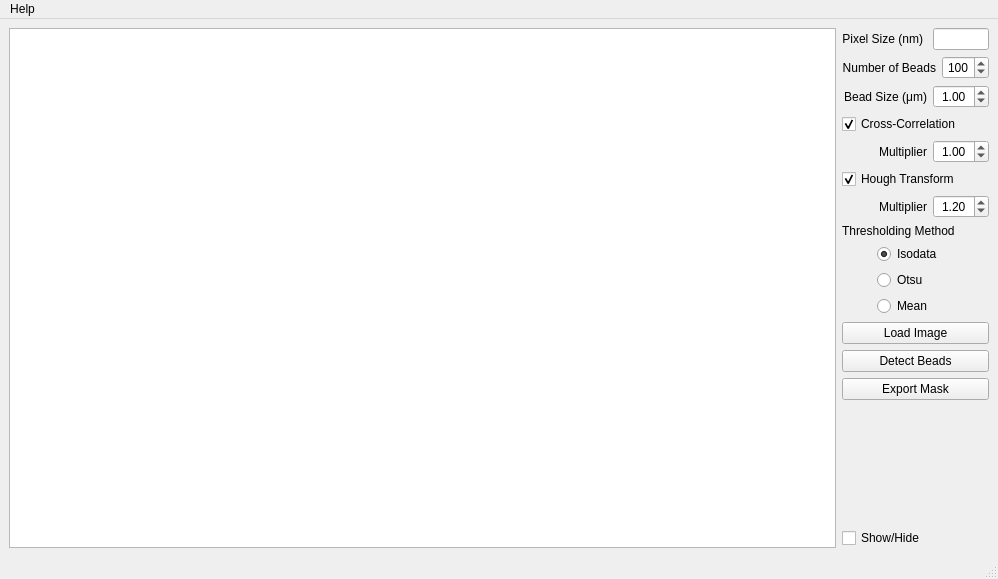
<?xml version="1.0" encoding="UTF-8"?>
<ui version="4.0">
 <class>MainWindow</class>
 <widget class="QMainWindow" name="MainWindow">
  <property name="geometry">
   <rect>
    <x>0</x>
    <y>0</y>
    <width>998</width>
    <height>579</height>
   </rect>
  </property>
  <property name="windowTitle">
   <string>Detect Beads</string>
  </property>
  <widget class="QWidget" name="centralwidget">
   <layout class="QHBoxLayout" name="horizontalLayout">
    <item>
     <widget class="QGraphicsView" name="graphicsView">
      <property name="sizePolicy">
       <sizepolicy hsizetype="Preferred" vsizetype="Preferred">
        <horstretch>0</horstretch>
        <verstretch>0</verstretch>
       </sizepolicy>
      </property>
      <property name="minimumSize">
       <size>
        <width>768</width>
        <height>512</height>
       </size>
      </property>
     </widget>
    </item>
    <item>
     <layout class="QVBoxLayout" name="verticalLayout_options">
      <item>
       <layout class="QHBoxLayout" name="horizontalLayout_pxSize">
        <item>
         <spacer name="horizontalSpacer">
          <property name="orientation">
           <enum>Qt::Horizontal</enum>
          </property>
          <property name="sizeType">
           <enum>QSizePolicy::Preferred</enum>
          </property>
          <property name="sizeHint" stdset="0">
           <size>
            <width>0</width>
            <height>20</height>
           </size>
          </property>
         </spacer>
        </item>
        <item>
         <widget class="QLabel" name="label_pxSize">
          <property name="sizePolicy">
           <sizepolicy hsizetype="Preferred" vsizetype="Preferred">
            <horstretch>0</horstretch>
            <verstretch>0</verstretch>
           </sizepolicy>
          </property>
          <property name="text">
           <string>Pixel Size (nm)</string>
          </property>
          <property name="alignment">
           <set>Qt::AlignRight|Qt::AlignTrailing|Qt::AlignVCenter</set>
          </property>
         </widget>
        </item>
        <item alignment="Qt::AlignRight">
         <widget class="QLineEdit" name="lineEdit_pxSize">
          <property name="sizePolicy">
           <sizepolicy hsizetype="Fixed" vsizetype="Fixed">
            <horstretch>0</horstretch>
            <verstretch>0</verstretch>
           </sizepolicy>
          </property>
          <property name="maximumSize">
           <size>
            <width>56</width>
            <height>16777215</height>
           </size>
          </property>
         </widget>
        </item>
       </layout>
      </item>
      <item>
       <layout class="QHBoxLayout" name="horizontalLayout_numBeads">
        <item>
         <widget class="QLabel" name="label_numBeads">
          <property name="text">
           <string>Number of Beads</string>
          </property>
          <property name="alignment">
           <set>Qt::AlignRight|Qt::AlignTrailing|Qt::AlignVCenter</set>
          </property>
         </widget>
        </item>
        <item>
         <widget class="QSpinBox" name="spinBox_numBeads">
          <property name="sizePolicy">
           <sizepolicy hsizetype="Fixed" vsizetype="Fixed">
            <horstretch>0</horstretch>
            <verstretch>0</verstretch>
           </sizepolicy>
          </property>
          <property name="maximumSize">
           <size>
            <width>56</width>
            <height>16777215</height>
           </size>
          </property>
          <property name="alignment">
           <set>Qt::AlignCenter</set>
          </property>
          <property name="maximum">
           <number>500</number>
          </property>
          <property name="singleStep">
           <number>50</number>
          </property>
          <property name="value">
           <number>100</number>
          </property>
         </widget>
        </item>
       </layout>
      </item>
      <item>
       <layout class="QHBoxLayout" name="horizontalLayout_beadSize">
        <item>
         <widget class="QLabel" name="label_beadSize">
          <property name="text">
           <string>Bead Size (μm)</string>
          </property>
          <property name="alignment">
           <set>Qt::AlignRight|Qt::AlignTrailing|Qt::AlignVCenter</set>
          </property>
         </widget>
        </item>
        <item>
         <widget class="QDoubleSpinBox" name="doubleSpinBox_beadSize">
          <property name="sizePolicy">
           <sizepolicy hsizetype="Fixed" vsizetype="Fixed">
            <horstretch>0</horstretch>
            <verstretch>0</verstretch>
           </sizepolicy>
          </property>
          <property name="maximumSize">
           <size>
            <width>56</width>
            <height>16777215</height>
           </size>
          </property>
          <property name="alignment">
           <set>Qt::AlignCenter</set>
          </property>
          <property name="maximum">
           <double>5.000000000000000</double>
          </property>
          <property name="singleStep">
           <double>0.100000000000000</double>
          </property>
          <property name="value">
           <double>1.000000000000000</double>
          </property>
         </widget>
        </item>
       </layout>
      </item>
      <item alignment="Qt::AlignLeft">
       <widget class="QCheckBox" name="checkBox_cc">
        <property name="sizePolicy">
         <sizepolicy hsizetype="Fixed" vsizetype="Fixed">
          <horstretch>0</horstretch>
          <verstretch>0</verstretch>
         </sizepolicy>
        </property>
        <property name="text">
         <string>Cross-Correlation</string>
        </property>
        <property name="checked">
         <bool>true</bool>
        </property>
       </widget>
      </item>
      <item>
       <layout class="QHBoxLayout" name="horizontalLayout_cc">
        <item>
         <widget class="QLabel" name="label_multiplier_cc">
          <property name="text">
           <string>Multiplier</string>
          </property>
          <property name="alignment">
           <set>Qt::AlignRight|Qt::AlignTrailing|Qt::AlignVCenter</set>
          </property>
         </widget>
        </item>
        <item>
         <widget class="QDoubleSpinBox" name="doubleSpinBox_cc">
          <property name="sizePolicy">
           <sizepolicy hsizetype="Fixed" vsizetype="Fixed">
            <horstretch>0</horstretch>
            <verstretch>0</verstretch>
           </sizepolicy>
          </property>
          <property name="maximumSize">
           <size>
            <width>56</width>
            <height>16777215</height>
           </size>
          </property>
          <property name="alignment">
           <set>Qt::AlignCenter</set>
          </property>
          <property name="maximum">
           <double>5.000000000000000</double>
          </property>
          <property name="singleStep">
           <double>0.100000000000000</double>
          </property>
          <property name="value">
           <double>1.000000000000000</double>
          </property>
         </widget>
        </item>
       </layout>
      </item>
      <item alignment="Qt::AlignLeft">
       <widget class="QCheckBox" name="checkBox_hough">
        <property name="sizePolicy">
         <sizepolicy hsizetype="Fixed" vsizetype="Fixed">
          <horstretch>0</horstretch>
          <verstretch>0</verstretch>
         </sizepolicy>
        </property>
        <property name="layoutDirection">
         <enum>Qt::LeftToRight</enum>
        </property>
        <property name="text">
         <string>Hough Transform</string>
        </property>
        <property name="checked">
         <bool>true</bool>
        </property>
       </widget>
      </item>
      <item>
       <layout class="QHBoxLayout" name="horizontalLayout_hough">
        <item>
         <widget class="QLabel" name="label_multiplier_hough">
          <property name="text">
           <string>Multiplier</string>
          </property>
          <property name="alignment">
           <set>Qt::AlignRight|Qt::AlignTrailing|Qt::AlignVCenter</set>
          </property>
         </widget>
        </item>
        <item>
         <widget class="QDoubleSpinBox" name="doubleSpinBox_hough">
          <property name="sizePolicy">
           <sizepolicy hsizetype="Fixed" vsizetype="Fixed">
            <horstretch>0</horstretch>
            <verstretch>0</verstretch>
           </sizepolicy>
          </property>
          <property name="maximumSize">
           <size>
            <width>56</width>
            <height>16777215</height>
           </size>
          </property>
          <property name="alignment">
           <set>Qt::AlignCenter</set>
          </property>
          <property name="decimals">
           <number>2</number>
          </property>
          <property name="maximum">
           <double>5.000000000000000</double>
          </property>
          <property name="singleStep">
           <double>0.100000000000000</double>
          </property>
          <property name="value">
           <double>1.200000000000000</double>
          </property>
         </widget>
        </item>
       </layout>
      </item>
      <item>
       <widget class="QLabel" name="label_thresholdMethod">
        <property name="text">
         <string>Thresholding Method</string>
        </property>
       </widget>
      </item>
      <item>
       <layout class="QVBoxLayout" name="verticalLayout_radioButtons">
        <property name="leftMargin">
         <number>35</number>
        </property>
        <item>
         <widget class="QRadioButton" name="radioButton_isodata">
          <property name="sizePolicy">
           <sizepolicy hsizetype="Fixed" vsizetype="Fixed">
            <horstretch>0</horstretch>
            <verstretch>0</verstretch>
           </sizepolicy>
          </property>
          <property name="text">
           <string>Isodata</string>
          </property>
          <property name="checked">
           <bool>true</bool>
          </property>
         </widget>
        </item>
        <item>
         <widget class="QRadioButton" name="radioButton_otsu">
          <property name="sizePolicy">
           <sizepolicy hsizetype="Fixed" vsizetype="Fixed">
            <horstretch>0</horstretch>
            <verstretch>0</verstretch>
           </sizepolicy>
          </property>
          <property name="text">
           <string>Otsu</string>
          </property>
          <property name="checked">
           <bool>false</bool>
          </property>
         </widget>
        </item>
        <item>
         <widget class="QRadioButton" name="radioButton_mean">
          <property name="sizePolicy">
           <sizepolicy hsizetype="Fixed" vsizetype="Fixed">
            <horstretch>0</horstretch>
            <verstretch>0</verstretch>
           </sizepolicy>
          </property>
          <property name="text">
           <string>Mean</string>
          </property>
         </widget>
        </item>
       </layout>
      </item>
      <item>
       <widget class="QPushButton" name="pushButton_loadImage">
        <property name="text">
         <string>Load Image</string>
        </property>
       </widget>
      </item>
      <item>
       <widget class="QPushButton" name="pushButton_detectBeads">
        <property name="text">
         <string>Detect Beads</string>
        </property>
       </widget>
      </item>
      <item>
       <widget class="QPushButton" name="pushButton_exportMask">
        <property name="text">
         <string>Export Mask</string>
        </property>
       </widget>
      </item>
      <item>
       <spacer name="verticalSpacer">
        <property name="orientation">
         <enum>Qt::Vertical</enum>
        </property>
        <property name="sizeHint" stdset="0">
         <size>
          <width>20</width>
          <height>40</height>
         </size>
        </property>
       </spacer>
      </item>
      <item>
       <widget class="QCheckBox" name="checkBox_togglePoints">
        <property name="sizePolicy">
         <sizepolicy hsizetype="Fixed" vsizetype="Fixed">
          <horstretch>0</horstretch>
          <verstretch>0</verstretch>
         </sizepolicy>
        </property>
        <property name="text">
         <string>Show/Hide</string>
        </property>
       </widget>
      </item>
     </layout>
    </item>
   </layout>
  </widget>
  <widget class="QStatusBar" name="statusbar"/>
  <widget class="QMenuBar" name="menuBar">
   <property name="geometry">
    <rect>
     <x>0</x>
     <y>0</y>
     <width>998</width>
     <height>22</height>
    </rect>
   </property>
   <widget class="QMenu" name="menuHelp">
    <property name="title">
     <string>Help</string>
    </property>
    <addaction name="actionDocumentation"/>
   </widget>
   <addaction name="menuHelp"/>
  </widget>
  <action name="actionDocumentation">
   <property name="text">
    <string>Documentation</string>
   </property>
  </action>
 </widget>
 <resources/>
 <connections/>
</ui>
